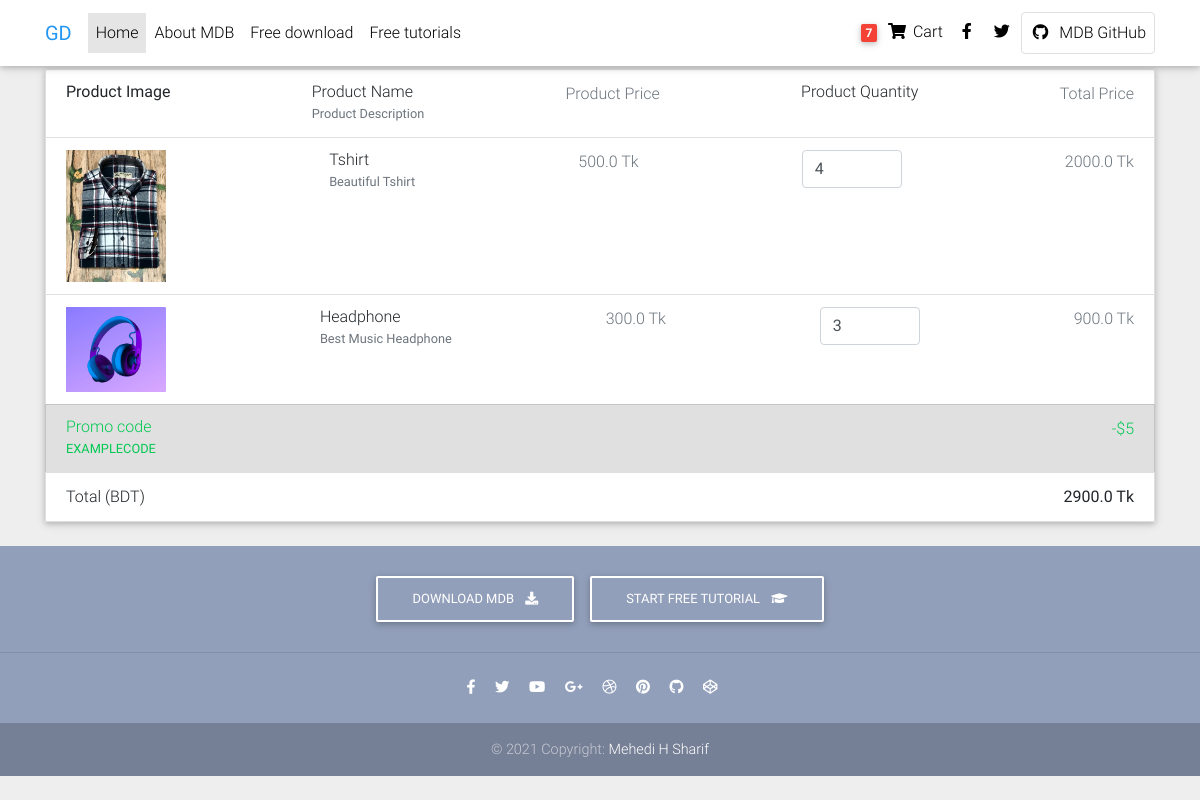
/cart/ (signed in), run on an earlier commit of the app's database.
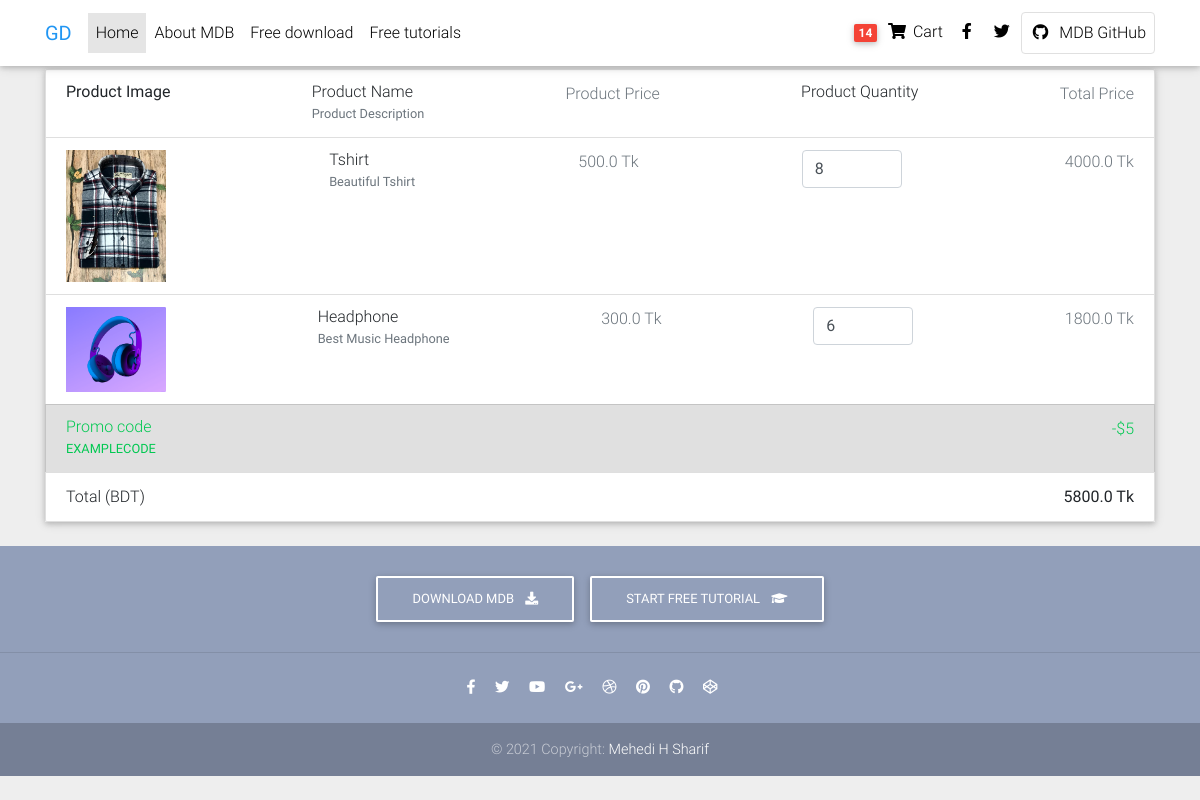
And on a later commit of the database.
### store/models.py (models this page shows, shortened)
class OrderItem(models.Model):
    product = models.ForeignKey(Product,on_delete=models.SET_NULL,null=True)
    order = models.ForeignKey(Order,on_delete=models.SET_NULL, null= True)
    quantity = models.IntegerField(default=0,null=True,blank=True)
    date_added = models.DateTimeField(auto_now_add=True)
    @property
    def get_total(self):
        total = self.product.price * self.quantity
        return total

class Product(models.Model):
    name = models.CharField(max_length=200,null=True)
    price = models.FloatField()
    digital= models.BooleanField(default=False, null= True, blank= True)
    description = models.CharField(max_length=1000,null=True)
    image = models.ImageField(null=True,blank=True)
    @property
    def imageURL(self):
        try:
            url = self.image.url
        except:
            url = ''
        return url

class Order(models.Model):
    customer = models.ForeignKey(Customer,on_delete=models.SET_NULL,null=True, blank= True)
    date_ordered = models.DateTimeField(auto_now_add=True)
    complete = models.BooleanField(default=False)
    transaction_id = models.CharField(max_length=100,null=True)
    @property
    def get_cart_total(self):
        orderitems =self.orderitem_set.all()
        total = sum([item.get_total for item in orderitems])
        return total
    @property
    def get_cart_items(self):
        orderitems =self.orderitem_set.all()
        total = sum([item.quantity for item in orderitems])
        return total

### store/views.py (the view)
# urls.py: path('cart/', views.cart, name="cart"),
def cart(request):
     if request.user.is_authenticated:
          customer = request.user.customer
          order,created =Order.objects.get_or_create(customer = customer, complete = False)
          items = order.orderitem_set.all()
          cartItems = order.get_cart_items
     else:
          items =[]
          order = {'get_cart_total':0,'get_cart_items':0}
          cartItems = order['get_cart_items']
     context = {'items':items, 'order':order,'cartItems': cartItems}
     return render(request, 'store/cart.html', context)

### store/templates/store/cart.html
{% extends 'store/main.html' %}
{% load static %}
{% block content %}
<body class="grey lighten-3">
        <div class="">
          <h4 class="d-flex justify-content-between align-items-center mb-3">
            <span class="text-muted">Your cart</span>
            <span class="badge badge-secondary badge-pill">3</span>
          </h4>
          <ul class="list-group mb-3 z-depth-1">
            <li class="list-group-item d-flex justify-content-between lh-condensed">
              <div><h6 class="my-0"><strong> Product Image</strong></h6></div>
            <div>
              <h6 class="my-0">Product Name</h6>
              <small class="text-muted">Product Description</small>
            </div>
            <span class="text-muted">Product Price</span>
            <div><h6 class="my-0">Product Quantity</h6></div>
            <span class="text-muted">Total Price</span>
          </li>
            {% for item in items %}
            <li class="list-group-item d-flex justify-content-between lh-condensed">
                <div><img src="{{item.product.imageURL}}" alt="" style="width: 100px;"></div>
              <div>
                <h6 class="my-0">{{item.product.name}}</h6>
                <small class="text-muted">{{item.product.description}}</small>
              </div>
              <span class="text-muted">{{item.product.price}} Tk</span>
              <div>
                <input type="number" value="{{item.quantity}}" aria-label="Search" class="form-control" style="width: 100px">
              </div>
              <span class="text-muted">{{item.get_total}} Tk</span>
            </li>
            {% endfor %}
            <li class="list-group-item d-flex justify-content-between bg-light">
              <div class="text-success">
                <h6 class="my-0">Promo code</h6>
                <small>EXAMPLECODE</small>
              </div>
              <span class="text-success">-$5</span>
            </li>
            <li class="list-group-item d-flex justify-content-between">
              <span>Total (BDT)</span>
              <strong>{{order.get_cart_total}} Tk</strong>
            </li>
          </ul>
        </div>
    </div>
</body>
{% endblock content %}

What changed in the data, as far as the page shows it:
changed OrderItem "Tshirt": quantity "4" → "8"; get_total "2000.0" → "4000.0"
changed OrderItem "Headphone": quantity "3" → "6"; get_total "900.0" → "1800.0"
changed through a linked row, Order: get_cart_total "2900.0" → "5800.0"
Also different on the page:
{{ cartItems }}: "7" → "14"
